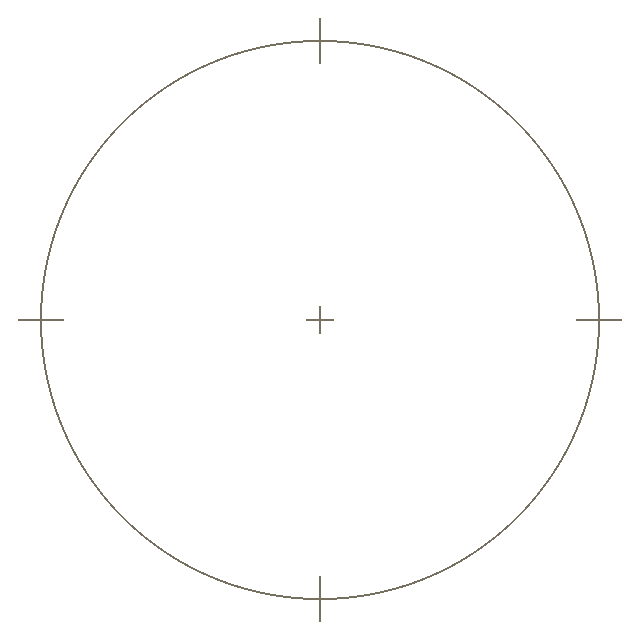
#> input picture huh/Assets/RobotArenaArt/Environment/Markings/center.png, 640 x 640 px; its folder holds only this picture in this run
$ python audit_huh.py
#> lines starting #> are read from the running program, lines starting #| are printed output that depends on the picture
from pathlib import Path
from PIL import Image,ImageDraw
import hashlib,json,shutil
root=Path(__file__).resolve().parents[1];out=root/'TestResults/HuhAudit';out.mkdir(exist_ok=True)
files=sorted((root/'huh').rglob('*'));report=[];groups={}
for p in files:
    if not p.is_file():continue
    rel=p.relative_to(root/'huh');entry={'path':str(rel),'bytes':p.stat().st_size,'sha256':hashlib.sha256(p.read_bytes()).hexdigest()}
    if p.suffix.lower()=='.png':
        im=Image.open(p).convert('RGBA');entry.update(size=im.size,alpha_extrema=im.getchannel('A').getextrema(),bbox=im.getbbox())
        key=str(p.parent.relative_to(root/'huh/Assets/RobotArenaArt'))
        groups.setdefault(key,[]).append(p)
    report.append(entry)
#> pass 2 of the loop `for p in files:`:
(out/'inventory.json').write_text(json.dumps(report,ensure_ascii=False,indent=2),encoding='utf-8')
for n,(key,paths) in enumerate(groups.items()):
    sheet=Image.new('RGB',(800,50+((len(paths)+5)//6)*145),(64,60,55));draw=ImageDraw.Draw(sheet);draw.text((10,10),key,fill='white')
#> after `sheet = Image.new('RGB', (800, 50 + (len(paths) + 5) // 6 * 145), (64,`:
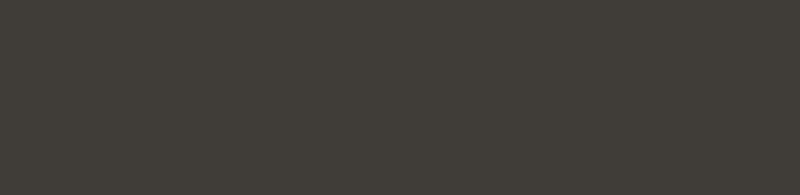
#> sheet: PIL image 800x195 RGB; mean R, G, B 64, 60, 55
    for i,p in enumerate(paths):
        im=Image.open(p).convert('RGBA');im.thumbnail((124,110),Image.Resampling.NEAREST);x=8+i%6*132;y=45+i//6*145
#> further down, im is the input picture: PIL image 640x640 RGBA; mean R, G, B, A 1.1, 1, 0.9, 2.3
        sheet.paste(im,(x+(124-im.width)//2,y),im);draw.text((x,y+112),p.stem,fill='white')
    sheet.save(out/f'{n:02d}.png')
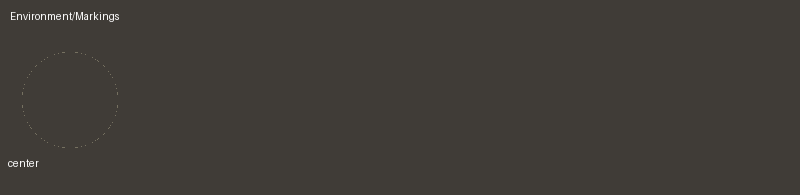
#> saved as 00.png: PIL image 800x195 RGB; mean R, G, B 64.4, 60.4, 55.4
    print(f'{n:02d} {key} {len(paths)}')
#> pass 2 of the loop `for n,(key,paths) in enumerate(groups.items()):`:
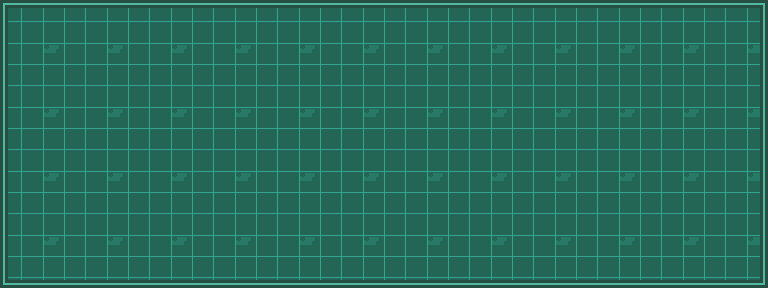
#> input picture huh/Assets/RobotArenaArt/UI/Loading/mat_patch.png, 768 x 288 px
#> im is the input picture: PIL image 768x288 RGBA; mean R, G, B, A 37.6, 107.9, 90.6, 255
#> im: PIL image 124x47 RGBA
#> `sheet.paste(im, (x + (124 - im.width) // 2, y), im)`:
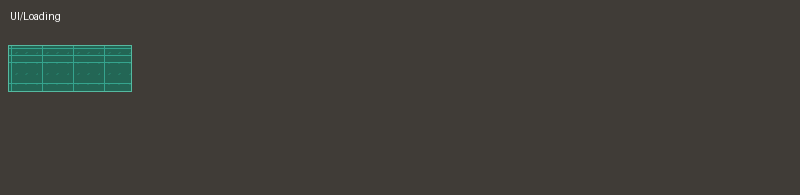
#> sheet: PIL image 800x195 RGB; mean R, G, B 63.2, 62.2, 56.7
#> `sheet.save(out/f'{n:02d}.png')`:
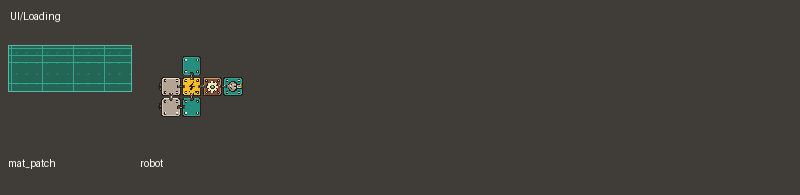
#> saved as 01.png: PIL image 800x195 RGB; mean R, G, B 64.2, 63.4, 57.6
shutil.copytree(root/'huh/Assets/RobotArenaArt',root/'Assets/RobotArenaArt',dirs_exist_ok=True)
print('Audited/copied',len(report),'files; originals preserved')
